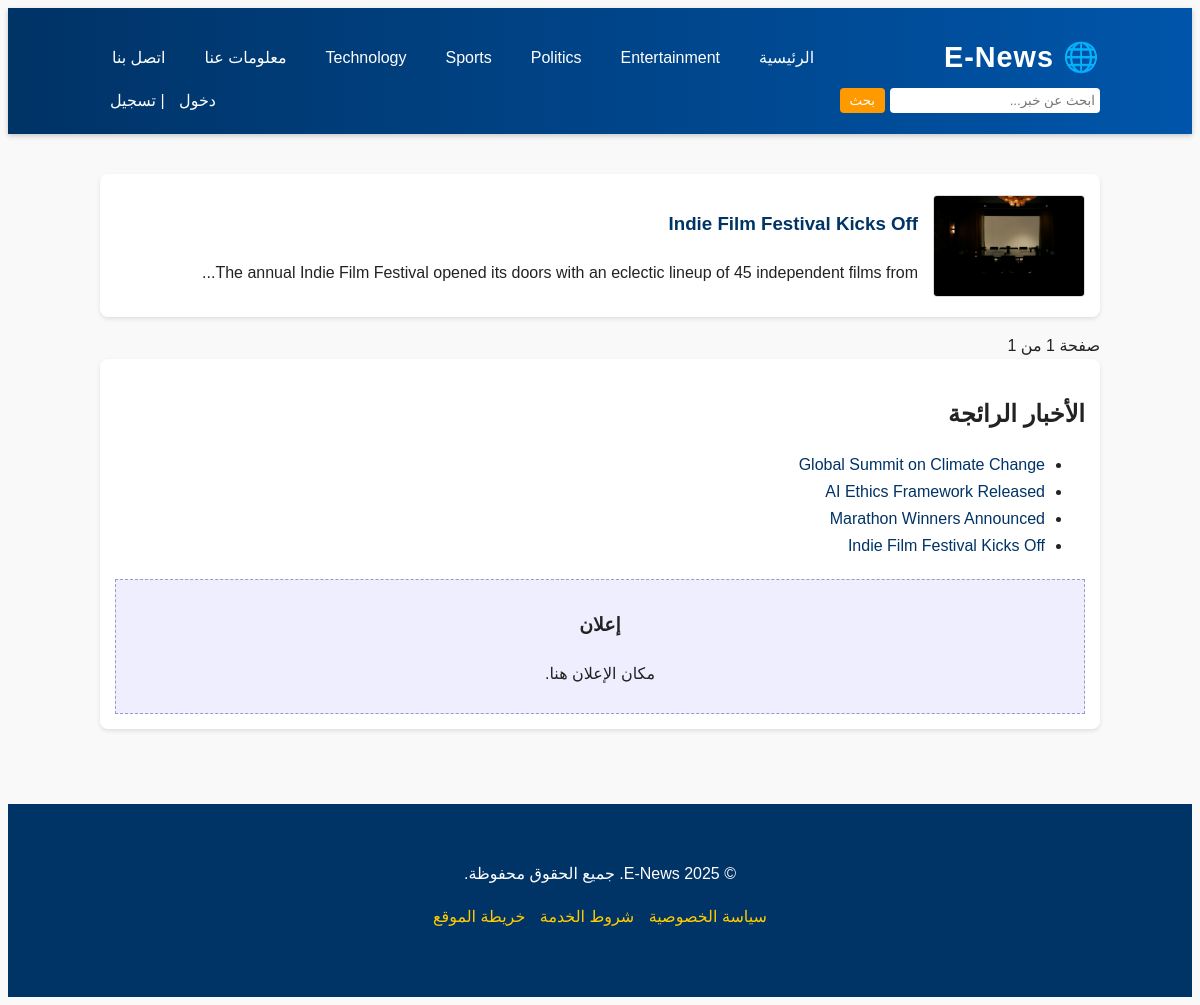
The page /category.php?id=4 on the database its author committed.
### tables this page shows
CREATE TABLE `categories` (
  `category_id` INT AUTO_INCREMENT PRIMARY KEY,
  `category_name` VARCHAR(50) UNIQUE NOT NULL
);

CREATE TABLE `articles` (
  `article_id` INT AUTO_INCREMENT PRIMARY KEY,
  `title` VARCHAR(255) NOT NULL,
  `content` TEXT NOT NULL,
  `image_url` VARCHAR(255) DEFAULT NULL,
  `category_id` INT NOT NULL,
  `author_id` INT NOT NULL,
  `published_date` TIMESTAMP DEFAULT CURRENT_TIMESTAMP,
  FOREIGN KEY (`category_id`) REFERENCES `categories`(`category_id`) ON DELETE CASCADE,
  FOREIGN KEY (`author_id`) REFERENCES `users`(`user_id`) ON DELETE CASCADE
);

### category.php (the view, shortened to what this page needs)
<?php
require 'db.php';
$categories = $pdo->query("SELECT * FROM categories")->fetchAll();
$catId = intval($_GET['id'] ?? 0);
$total = $pdo->prepare("SELECT COUNT(*) FROM articles WHERE category_id = ?");
$total->execute([$catId]);
$totalCount = $total->fetchColumn();
$limit = 5;
$page = max(1, intval($_GET['page'] ?? 1));
$offset = ($page - 1) * $limit;
$totalPages = ceil($totalCount / $limit);
$stmt = $pdo->prepare(
    "SELECT * FROM articles WHERE category_id = ? ORDER BY published_date DESC LIMIT ? OFFSET ?"
);
$stmt->bindValue(1, $catId, PDO::PARAM_INT);
$stmt->bindValue(2, $limit, PDO::PARAM_INT);
$stmt->bindValue(3, $offset, PDO::PARAM_INT);
$stmt->execute();
$articles = $stmt->fetchAll();
?>
<!DOCTYPE html>
<html lang="ar">
<head>
  <link rel="stylesheet" href="styles.css" />
</head>
<body>
  <header>
    <div class="container">
      <div class="logo">🌐 E-News</div>
      <nav><ul>
        <li><a href="index.php">الرئيسية</a></li>
        <?php foreach($categories as $c): ?>
          <li><a href="category.php?id=<?= $c['category_id'] ?>"><?= htmlspecialchars($c['category_name']) ?></a></li>
        <?php endforeach; ?>
        <li><a href="about.html">معلومات عنا</a></li>
        <li><a href="contact.html">اتصل بنا</a></li>
      </ul></nav>
      <form class="search-form" action="search.php" method="GET">
        <input type="text" name="q" placeholder="ابحث عن خبر..." required />
        <button type="submit">بحث</button>
      </form>
      <div class="auth-buttons"><a href="login.php">دخول</a> | <a href="register.php">تسجيل</a></div>
    </div>
  </header>
  <div class="container">
    <main>
      <?php if($articles): foreach($articles as $art): ?>
        <article class="article-card">
          <?php if($art['image_url']): ?>
            <img src="<?= $art['image_url'] ?>" alt="<?= htmlspecialchars($art['title']) ?>" />
          <?php endif; ?>
          <div>
            <h3><a href="article.php?id=<?= $art['article_id'] ?>"><?= htmlspecialchars($art['title']) ?></a></h3>
            <p><?= substr(htmlspecialchars($art['content']),0,100) ?>...</p>
          </div>
        </article>
      <?php endforeach; else: ?>
        <p>لا توجد مقالات في هذه الفئة بعد.</p>
      <?php endif; ?>
      <div class="pagination">
        <span>صفحة <?= $page ?> من <?= $totalPages ?></span>
      </div>
    </main>
    <aside>
      <h2>الأخبار الرائجة</h2>
      <ul>
        <?php
        $trend = $pdo->query(
          "SELECT article_id, title FROM articles ORDER BY published_date DESC LIMIT 5"
        )->fetchAll();
        foreach($trend as $t): ?>
          <li><a href="article.php?id=<?= $t['article_id'] ?>"><?= htmlspecialchars($t['title']) ?></a></li>
        <?php endforeach; ?>
      </ul>
      <div class="ad-box">
        <h3>إعلان</h3>
        <p>مكان الإعلان هنا.</p>
      </div>
    </aside>
  </div>
  <footer>
    <div class="container">
      <p>© 2025 E-News. جميع الحقوق محفوظة.</p>
      <div class="quick-links">
        <a href="privacy.html">سياسة الخصوصية</a>
        <a href="terms.html">شروط الخدمة</a>
        <a href="sitemap.xml">خريطة الموقع</a>
      </div>
      <div class="social-icons">
      </div>
    </div>
  </footer>
</body>
</html>

### styles.css (style rules this page uses)
body { font-family: Arial, sans-serif; direction: rtl; background: #f9f9f9; color: #222; line-height: 1.7; }
.container { max-width: 1000px; margin: 0 auto; padding: 20px; }
header { background: linear-gradient(90deg, #003366, #0055aa); color: #fff; box-shadow: 0 2px 5px rgba(0,0,0,0.2); }
header .container { display: flex; align-items: center; justify-content: space-between; flex-wrap: wrap; }
.logo { font-size: 1.8em; font-weight: bold; letter-spacing: 1px; }
nav ul { list-style: none; display: flex; gap: 15px; }
nav a { color: #fff; text-decoration: none; padding: 8px 12px; transition: 0.3s; }
.search-form { display: flex; gap: 5px; }
.search-form input[type="text"] { padding: 5px; border: none; border-radius: 4px; width: 200px; }
.search-form button { padding: 5px 10px; border: none; background: #ff9900; color: #fff; cursor: pointer; border-radius: 4px; transition: 0.3s; }
.auth-buttons a { color: #fff; text-decoration: none; margin-left: 10px; }
.breaking-article, .article-card, aside { background: #fff; border-radius: 8px; box-shadow: 0 2px 4px rgba(0,0,0,0.1); margin-bottom: 15px; padding: 15px; transition: 0.3s; }
.article-card { display: flex; gap: 15px; align-items: center; }
.article-card img { width: 150px; height: 100px; object-fit: cover; border-radius: 4px; border: 1px solid #ddd; transition: 0.3s; }
.article-card h3 a { color: #003366; text-decoration: none; transition: 0.3s; }
aside h2 { margin-bottom: 10px; }
aside li a { color: #003366; text-decoration: none; transition: 0.3s; }
.ad-box { margin-top: 20px; padding: 10px; background: #eef; text-align: center; border: 1px dashed #99c; }
footer { background: #003366; color: #fff; padding: 20px 0; margin-top: 40px; }
footer .container { text-align: center; }
footer .quick-links a, footer .social-icons a { color: #ffcc00; text-decoration: none; margin: 0 5px; transition: 0.3s; }

### rows shown on the page
categories: category_name "Entertainment"
categories: category_name "Politics"
categories: category_name "Sports"
categories: category_name "Technology"
articles: image_url (picture), title "Indie Film Festival Kicks Off", content "The annual Indie Film Festival opened its doors with an eclectic lineup of 45 independent films from"
articles: title "Global Summit on Climate Change"
articles: title "AI Ethics Framework Released"
articles: title "Marathon Winners Announced"

### other values the page prints
$totalPages "1"
